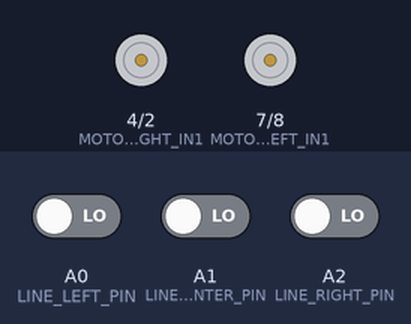
Recording of a sketch running on a simulated Arduino Uno, built with avr-gcc and run on an emulated ATmega328P. Parts: motor-driver pin pairs drawn as motors (green arrow = first pin HIGH = forward, orange = second pin HIGH = backward, longer = more drive, scaled by the enable pin). The test bench sets the inputs (shaded band); at power-on: A0 (LINE_LEFT_PIN) LOW, A1 (LINE_CENTER_PIN) LOW, A2 (LINE_RIGHT_PIN) LOW.

Above: at 1.2 s.
1.3 s: A0 (LINE_LEFT_PIN) driven HIGH
At 2.1 s:
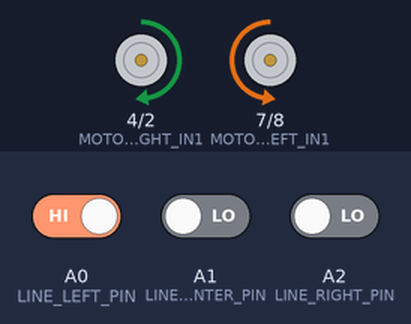
2.8 s: A1 (LINE_CENTER_PIN) driven HIGH
At 3.3 s:
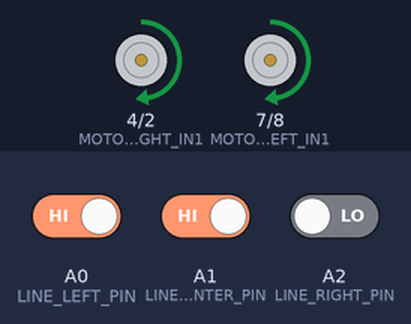
4.3 s: A1 (LINE_CENTER_PIN) driven LOW
At 5.5 s:
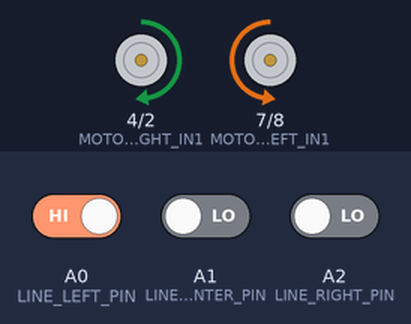
5.8 s: A0 (LINE_LEFT_PIN) driven LOW and A2 (LINE_RIGHT_PIN) driven HIGH
At 6.8 s:
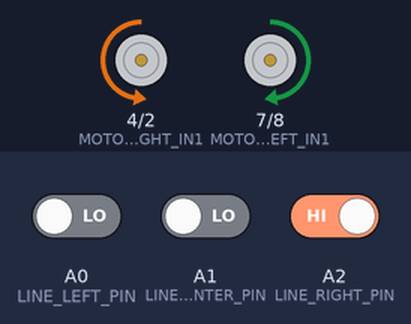
7.3 s: A2 (LINE_RIGHT_PIN) driven LOW
At 7.9 s:
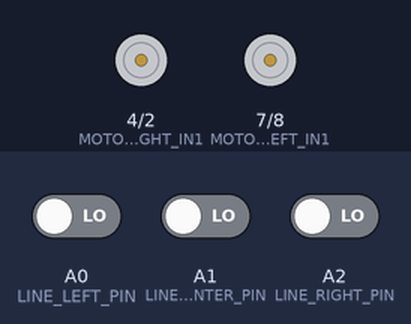
8.8 s: A2 (LINE_RIGHT_PIN) driven HIGH
At 10.2 s:
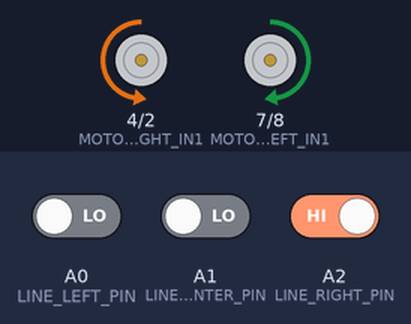
Timing chart, 0 to 11.3 s (numbered marks = the images above; inputs shaded):
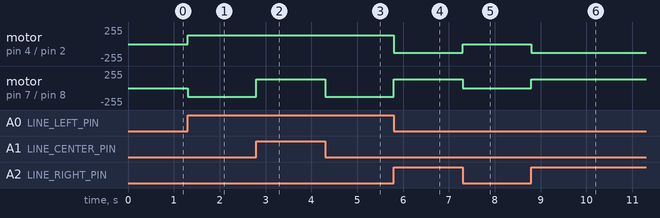

Measured:
- after the input at 1.3 s, motor on pin 4 (MOTOR_RIGHT_IN1) / pin 2 (MOTOR_RIGHT_IN2): stopped → forward 128/255 at once; motor on pin 7 (MOTOR_LEFT_IN1) / pin 8 (MOTOR_LEFT_IN2): stopped → backward 128/255 at once
- after the input at 2.8 s, motor on pin 7 (MOTOR_LEFT_IN1) / pin 8 (MOTOR_LEFT_IN2): backward 128/255 → forward 128/255 at once
- after the input at 4.3 s, motor on pin 7 (MOTOR_LEFT_IN1) / pin 8 (MOTOR_LEFT_IN2): forward 128/255 → backward 128/255 at once
- after the input at 5.8 s, motor on pin 4 (MOTOR_RIGHT_IN1) / pin 2 (MOTOR_RIGHT_IN2): forward 128/255 → backward 128/255 at once; motor on pin 7 (MOTOR_LEFT_IN1) / pin 8 (MOTOR_LEFT_IN2): backward 128/255 → forward 128/255 at once
- after the input at 7.3 s, motor on pin 4 (MOTOR_RIGHT_IN1) / pin 2 (MOTOR_RIGHT_IN2): backward 128/255 → stopped at once; motor on pin 7 (MOTOR_LEFT_IN1) / pin 8 (MOTOR_LEFT_IN2): forward 128/255 → stopped at once
- after the input at 8.8 s, motor on pin 4 (MOTOR_RIGHT_IN1) / pin 2 (MOTOR_RIGHT_IN2): stopped → backward 128/255 at once; motor on pin 7 (MOTOR_LEFT_IN1) / pin 8 (MOTOR_LEFT_IN2): stopped → forward 128/255 at once

The sketch:

rb-line-follow.ino
```cpp
// Scenario: rb-line-follow@1, kit: ref-uno-rover@0, board: uno-r3@0
// Generated by STEM Studio from the blocks: editing this code does not change the lab.
// Target: arduino:avr:uno, contract uno-arduino-avr 0.1.7. Libraries: arduino:avr@1.8.8 (LGPL-2.1)

#define MOTOR_LEFT_EN 5
#define MOTOR_LEFT_IN1 7
#define MOTOR_LEFT_IN2 8
#define MOTOR_RIGHT_EN 6
#define MOTOR_RIGHT_IN1 4
#define MOTOR_RIGHT_IN2 2
#define LINE_LEFT_PIN A0
#define LINE_CENTER_PIN A1
#define LINE_RIGHT_PIN A2

long add32(long a, long b) { return (long)((unsigned long)a + (unsigned long)b); }
long sub32(long a, long b) { return (long)((unsigned long)a - (unsigned long)b); }
long mul32(long a, long b) { return (long)((unsigned long)a * (unsigned long)b); }
long neg32(long a) { return (long)(0UL - (unsigned long)a); }
long div32(long a, long b) { return b == -1L ? neg32(a) : (b == 0L ? 0L : a / b); }
long mod32(long a, long b) { return (b == -1L || b == 0L) ? 0L : a % b; }

void motorSet(uint8_t en, uint8_t in1, uint8_t in2, long speed) {
  if (speed > 100L) speed = 100L;
  if (speed < -100L) speed = -100L;
  long magnitude = speed < 0L ? -speed : speed;
  digitalWrite(in1, speed > 0L ? HIGH : LOW);
  digitalWrite(in2, speed < 0L ? HIGH : LOW);
  analogWrite(en, (int)((magnitude * 255L + 50L) / 100L));
}

void setup() {
  pinMode(MOTOR_LEFT_EN, OUTPUT);
  pinMode(MOTOR_LEFT_IN1, OUTPUT);
  pinMode(MOTOR_LEFT_IN2, OUTPUT);
  pinMode(MOTOR_RIGHT_EN, OUTPUT);
  pinMode(MOTOR_RIGHT_IN1, OUTPUT);
  pinMode(MOTOR_RIGHT_IN2, OUTPUT);
  pinMode(LINE_LEFT_PIN, INPUT);
  pinMode(LINE_CENTER_PIN, INPUT);
  pinMode(LINE_RIGHT_PIN, INPUT);
}

void loop() {
  if ((digitalRead(LINE_CENTER_PIN) == HIGH)) {
    {
      const long _s = (50L);
      motorSet(MOTOR_LEFT_EN, MOTOR_LEFT_IN1, MOTOR_LEFT_IN2, _s);
      motorSet(MOTOR_RIGHT_EN, MOTOR_RIGHT_IN1, MOTOR_RIGHT_IN2, _s);
    }
  } else if ((digitalRead(LINE_LEFT_PIN) == HIGH)) {
    {
      const long _s = (50L);
      motorSet(MOTOR_LEFT_EN, MOTOR_LEFT_IN1, MOTOR_LEFT_IN2, neg32(_s));
      motorSet(MOTOR_RIGHT_EN, MOTOR_RIGHT_IN1, MOTOR_RIGHT_IN2, _s);
    }
  } else if ((digitalRead(LINE_RIGHT_PIN) == HIGH)) {
    {
      const long _s = (50L);
      motorSet(MOTOR_LEFT_EN, MOTOR_LEFT_IN1, MOTOR_LEFT_IN2, _s);
      motorSet(MOTOR_RIGHT_EN, MOTOR_RIGHT_IN1, MOTOR_RIGHT_IN2, neg32(_s));
    }
  } else {
    motorSet(MOTOR_LEFT_EN, MOTOR_LEFT_IN1, MOTOR_LEFT_IN2, 0L);
    motorSet(MOTOR_RIGHT_EN, MOTOR_RIGHT_IN1, MOTOR_RIGHT_IN2, 0L);
  }
}
```
